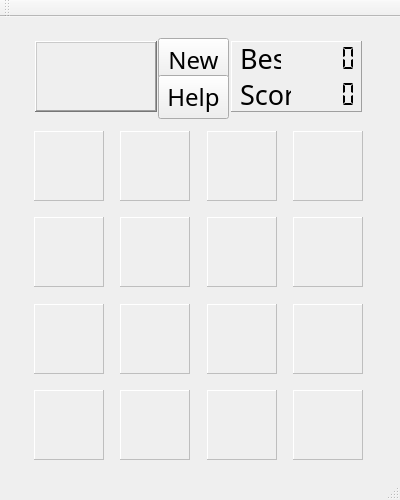
<?xml version="1.0" encoding="UTF-8"?>
<ui version="4.0">
 <class>MainWindow</class>
 <widget class="QMainWindow" name="MainWindow">
  <property name="geometry">
   <rect>
    <x>0</x>
    <y>0</y>
    <width>400</width>
    <height>500</height>
   </rect>
  </property>
  <property name="windowTitle">
   <string>MainWindow</string>
  </property>
  <widget class="QWidget" name="centralWidget">
   <widget class="QFrame" name="frame08">
    <property name="enabled">
     <bool>false</bool>
    </property>
    <property name="geometry">
     <rect>
      <x>293</x>
      <y>200</y>
      <width>70</width>
      <height>70</height>
     </rect>
    </property>
    <property name="autoFillBackground">
     <bool>false</bool>
    </property>
    <property name="frameShape">
     <enum>QFrame::Panel</enum>
    </property>
    <property name="frameShadow">
     <enum>QFrame::Raised</enum>
    </property>
    <widget class="QLabel" name="label08">
     <property name="geometry">
      <rect>
       <x>0</x>
       <y>0</y>
       <width>70</width>
       <height>70</height>
      </rect>
     </property>
     <property name="text">
      <string/>
     </property>
     <property name="scaledContents">
      <bool>true</bool>
     </property>
    </widget>
   </widget>
   <widget class="QLCDNumber" name="currentScore">
    <property name="geometry">
     <rect>
      <x>287</x>
      <y>62</y>
      <width>71</width>
      <height>31</height>
     </rect>
    </property>
    <property name="focusPolicy">
     <enum>Qt::NoFocus</enum>
    </property>
    <property name="frameShape">
     <enum>QFrame::NoFrame</enum>
    </property>
    <property name="mode">
     <enum>QLCDNumber::Dec</enum>
    </property>
    <property name="segmentStyle">
     <enum>QLCDNumber::Flat</enum>
    </property>
   </widget>
   <widget class="QFrame" name="frame09">
    <property name="enabled">
     <bool>false</bool>
    </property>
    <property name="geometry">
     <rect>
      <x>34</x>
      <y>287</y>
      <width>70</width>
      <height>70</height>
     </rect>
    </property>
    <property name="autoFillBackground">
     <bool>false</bool>
    </property>
    <property name="frameShape">
     <enum>QFrame::Panel</enum>
    </property>
    <property name="frameShadow">
     <enum>QFrame::Raised</enum>
    </property>
    <widget class="QLabel" name="label09">
     <property name="geometry">
      <rect>
       <x>0</x>
       <y>0</y>
       <width>70</width>
       <height>70</height>
      </rect>
     </property>
     <property name="text">
      <string/>
     </property>
     <property name="scaledContents">
      <bool>true</bool>
     </property>
    </widget>
   </widget>
   <widget class="QFrame" name="frame14">
    <property name="enabled">
     <bool>false</bool>
    </property>
    <property name="geometry">
     <rect>
      <x>120</x>
      <y>373</y>
      <width>70</width>
      <height>70</height>
     </rect>
    </property>
    <property name="autoFillBackground">
     <bool>false</bool>
    </property>
    <property name="frameShape">
     <enum>QFrame::Panel</enum>
    </property>
    <property name="frameShadow">
     <enum>QFrame::Raised</enum>
    </property>
    <widget class="QLabel" name="label14">
     <property name="geometry">
      <rect>
       <x>0</x>
       <y>0</y>
       <width>70</width>
       <height>70</height>
      </rect>
     </property>
     <property name="text">
      <string/>
     </property>
     <property name="scaledContents">
      <bool>true</bool>
     </property>
    </widget>
   </widget>
   <widget class="QFrame" name="frame06">
    <property name="enabled">
     <bool>false</bool>
    </property>
    <property name="geometry">
     <rect>
      <x>120</x>
      <y>200</y>
      <width>70</width>
      <height>70</height>
     </rect>
    </property>
    <property name="autoFillBackground">
     <bool>false</bool>
    </property>
    <property name="frameShape">
     <enum>QFrame::Panel</enum>
    </property>
    <property name="frameShadow">
     <enum>QFrame::Raised</enum>
    </property>
    <widget class="QLabel" name="label06">
     <property name="geometry">
      <rect>
       <x>0</x>
       <y>0</y>
       <width>70</width>
       <height>70</height>
      </rect>
     </property>
     <property name="text">
      <string/>
     </property>
     <property name="scaledContents">
      <bool>true</bool>
     </property>
    </widget>
   </widget>
   <widget class="QFrame" name="frame07">
    <property name="enabled">
     <bool>false</bool>
    </property>
    <property name="geometry">
     <rect>
      <x>207</x>
      <y>200</y>
      <width>70</width>
      <height>70</height>
     </rect>
    </property>
    <property name="autoFillBackground">
     <bool>false</bool>
    </property>
    <property name="frameShape">
     <enum>QFrame::Panel</enum>
    </property>
    <property name="frameShadow">
     <enum>QFrame::Raised</enum>
    </property>
    <widget class="QLabel" name="label07">
     <property name="geometry">
      <rect>
       <x>0</x>
       <y>0</y>
       <width>70</width>
       <height>70</height>
      </rect>
     </property>
     <property name="text">
      <string/>
     </property>
     <property name="scaledContents">
      <bool>true</bool>
     </property>
    </widget>
   </widget>
   <widget class="QPushButton" name="NewGameButton">
    <property name="geometry">
     <rect>
      <x>158</x>
      <y>21</y>
      <width>71</width>
      <height>44</height>
     </rect>
    </property>
    <property name="font">
     <font>
      <family>Eurostile</family>
      <pointsize>18</pointsize>
     </font>
    </property>
    <property name="mouseTracking">
     <bool>true</bool>
    </property>
    <property name="focusPolicy">
     <enum>Qt::NoFocus</enum>
    </property>
    <property name="contextMenuPolicy">
     <enum>Qt::DefaultContextMenu</enum>
    </property>
    <property name="text">
     <string>New</string>
    </property>
   </widget>
   <widget class="QFrame" name="frame15">
    <property name="enabled">
     <bool>false</bool>
    </property>
    <property name="geometry">
     <rect>
      <x>207</x>
      <y>373</y>
      <width>70</width>
      <height>70</height>
     </rect>
    </property>
    <property name="autoFillBackground">
     <bool>false</bool>
    </property>
    <property name="frameShape">
     <enum>QFrame::Panel</enum>
    </property>
    <property name="frameShadow">
     <enum>QFrame::Raised</enum>
    </property>
    <widget class="QLabel" name="label15">
     <property name="geometry">
      <rect>
       <x>0</x>
       <y>0</y>
       <width>70</width>
       <height>70</height>
      </rect>
     </property>
     <property name="text">
      <string/>
     </property>
     <property name="scaledContents">
      <bool>true</bool>
     </property>
    </widget>
   </widget>
   <widget class="QLCDNumber" name="bestScore">
    <property name="geometry">
     <rect>
      <x>287</x>
      <y>26</y>
      <width>71</width>
      <height>31</height>
     </rect>
    </property>
    <property name="font">
     <font>
      <family>Kino MT</family>
      <pointsize>10</pointsize>
     </font>
    </property>
    <property name="focusPolicy">
     <enum>Qt::NoFocus</enum>
    </property>
    <property name="layoutDirection">
     <enum>Qt::LeftToRight</enum>
    </property>
    <property name="autoFillBackground">
     <bool>false</bool>
    </property>
    <property name="frameShape">
     <enum>QFrame::NoFrame</enum>
    </property>
    <property name="frameShadow">
     <enum>QFrame::Raised</enum>
    </property>
    <property name="segmentStyle">
     <enum>QLCDNumber::Flat</enum>
    </property>
   </widget>
   <widget class="QFrame" name="frame12">
    <property name="enabled">
     <bool>false</bool>
    </property>
    <property name="geometry">
     <rect>
      <x>293</x>
      <y>287</y>
      <width>70</width>
      <height>70</height>
     </rect>
    </property>
    <property name="autoFillBackground">
     <bool>false</bool>
    </property>
    <property name="frameShape">
     <enum>QFrame::Panel</enum>
    </property>
    <property name="frameShadow">
     <enum>QFrame::Raised</enum>
    </property>
    <widget class="QLabel" name="label12">
     <property name="geometry">
      <rect>
       <x>0</x>
       <y>0</y>
       <width>70</width>
       <height>70</height>
      </rect>
     </property>
     <property name="text">
      <string/>
     </property>
     <property name="scaledContents">
      <bool>true</bool>
     </property>
    </widget>
   </widget>
   <widget class="QFrame" name="frame03">
    <property name="enabled">
     <bool>false</bool>
    </property>
    <property name="geometry">
     <rect>
      <x>207</x>
      <y>114</y>
      <width>70</width>
      <height>70</height>
     </rect>
    </property>
    <property name="autoFillBackground">
     <bool>false</bool>
    </property>
    <property name="frameShape">
     <enum>QFrame::Panel</enum>
    </property>
    <property name="frameShadow">
     <enum>QFrame::Raised</enum>
    </property>
    <widget class="QLabel" name="label03">
     <property name="geometry">
      <rect>
       <x>0</x>
       <y>0</y>
       <width>70</width>
       <height>70</height>
      </rect>
     </property>
     <property name="text">
      <string/>
     </property>
     <property name="scaledContents">
      <bool>true</bool>
     </property>
    </widget>
   </widget>
   <widget class="QLabel" name="label_3">
    <property name="geometry">
     <rect>
      <x>231</x>
      <y>24</y>
      <width>131</width>
      <height>71</height>
     </rect>
    </property>
    <property name="frameShape">
     <enum>QFrame::Panel</enum>
    </property>
    <property name="frameShadow">
     <enum>QFrame::Raised</enum>
    </property>
    <property name="text">
     <string/>
    </property>
   </widget>
   <widget class="QPushButton" name="HelpButton">
    <property name="geometry">
     <rect>
      <x>158</x>
      <y>58</y>
      <width>71</width>
      <height>44</height>
     </rect>
    </property>
    <property name="font">
     <font>
      <family>Eurostile</family>
      <pointsize>18</pointsize>
     </font>
    </property>
    <property name="mouseTracking">
     <bool>true</bool>
    </property>
    <property name="focusPolicy">
     <enum>Qt::NoFocus</enum>
    </property>
    <property name="contextMenuPolicy">
     <enum>Qt::DefaultContextMenu</enum>
    </property>
    <property name="text">
     <string>Help</string>
    </property>
   </widget>
   <widget class="QFrame" name="frame16">
    <property name="enabled">
     <bool>false</bool>
    </property>
    <property name="geometry">
     <rect>
      <x>293</x>
      <y>373</y>
      <width>70</width>
      <height>70</height>
     </rect>
    </property>
    <property name="autoFillBackground">
     <bool>false</bool>
    </property>
    <property name="frameShape">
     <enum>QFrame::Panel</enum>
    </property>
    <property name="frameShadow">
     <enum>QFrame::Raised</enum>
    </property>
    <widget class="QLabel" name="label16">
     <property name="geometry">
      <rect>
       <x>0</x>
       <y>0</y>
       <width>70</width>
       <height>70</height>
      </rect>
     </property>
     <property name="text">
      <string/>
     </property>
     <property name="scaledContents">
      <bool>true</bool>
     </property>
    </widget>
   </widget>
   <widget class="QLabel" name="label_2">
    <property name="geometry">
     <rect>
      <x>240</x>
      <y>62</y>
      <width>51</width>
      <height>31</height>
     </rect>
    </property>
    <property name="font">
     <font>
      <family>Eurostile</family>
      <pointsize>20</pointsize>
     </font>
    </property>
    <property name="frameShape">
     <enum>QFrame::NoFrame</enum>
    </property>
    <property name="frameShadow">
     <enum>QFrame::Raised</enum>
    </property>
    <property name="text">
     <string>Score</string>
    </property>
   </widget>
   <widget class="QLabel" name="label_4">
    <property name="geometry">
     <rect>
      <x>35</x>
      <y>24</y>
      <width>122</width>
      <height>71</height>
     </rect>
    </property>
    <property name="autoFillBackground">
     <bool>true</bool>
    </property>
    <property name="frameShape">
     <enum>QFrame::WinPanel</enum>
    </property>
    <property name="frameShadow">
     <enum>QFrame::Raised</enum>
    </property>
    <property name="text">
     <string/>
    </property>
    <property name="pixmap">
     <pixmap resource="res.qrc">:/icon/color.jpg</pixmap>
    </property>
    <property name="scaledContents">
     <bool>true</bool>
    </property>
   </widget>
   <widget class="QFrame" name="frame04">
    <property name="enabled">
     <bool>false</bool>
    </property>
    <property name="geometry">
     <rect>
      <x>293</x>
      <y>114</y>
      <width>70</width>
      <height>70</height>
     </rect>
    </property>
    <property name="autoFillBackground">
     <bool>false</bool>
    </property>
    <property name="frameShape">
     <enum>QFrame::Panel</enum>
    </property>
    <property name="frameShadow">
     <enum>QFrame::Raised</enum>
    </property>
    <widget class="QLabel" name="label04">
     <property name="geometry">
      <rect>
       <x>0</x>
       <y>0</y>
       <width>70</width>
       <height>70</height>
      </rect>
     </property>
     <property name="text">
      <string/>
     </property>
     <property name="scaledContents">
      <bool>true</bool>
     </property>
    </widget>
   </widget>
   <widget class="QFrame" name="frame05">
    <property name="enabled">
     <bool>false</bool>
    </property>
    <property name="geometry">
     <rect>
      <x>34</x>
      <y>200</y>
      <width>70</width>
      <height>70</height>
     </rect>
    </property>
    <property name="autoFillBackground">
     <bool>false</bool>
    </property>
    <property name="frameShape">
     <enum>QFrame::Panel</enum>
    </property>
    <property name="frameShadow">
     <enum>QFrame::Raised</enum>
    </property>
    <widget class="QLabel" name="label05">
     <property name="geometry">
      <rect>
       <x>0</x>
       <y>0</y>
       <width>70</width>
       <height>70</height>
      </rect>
     </property>
     <property name="text">
      <string/>
     </property>
     <property name="scaledContents">
      <bool>true</bool>
     </property>
    </widget>
   </widget>
   <widget class="QFrame" name="frame11">
    <property name="enabled">
     <bool>false</bool>
    </property>
    <property name="geometry">
     <rect>
      <x>207</x>
      <y>287</y>
      <width>70</width>
      <height>70</height>
     </rect>
    </property>
    <property name="autoFillBackground">
     <bool>false</bool>
    </property>
    <property name="frameShape">
     <enum>QFrame::Panel</enum>
    </property>
    <property name="frameShadow">
     <enum>QFrame::Raised</enum>
    </property>
    <widget class="QLabel" name="label11">
     <property name="geometry">
      <rect>
       <x>0</x>
       <y>0</y>
       <width>70</width>
       <height>70</height>
      </rect>
     </property>
     <property name="text">
      <string/>
     </property>
     <property name="scaledContents">
      <bool>true</bool>
     </property>
    </widget>
   </widget>
   <widget class="QFrame" name="frame10">
    <property name="enabled">
     <bool>false</bool>
    </property>
    <property name="geometry">
     <rect>
      <x>120</x>
      <y>287</y>
      <width>70</width>
      <height>70</height>
     </rect>
    </property>
    <property name="autoFillBackground">
     <bool>false</bool>
    </property>
    <property name="frameShape">
     <enum>QFrame::Panel</enum>
    </property>
    <property name="frameShadow">
     <enum>QFrame::Raised</enum>
    </property>
    <widget class="QLabel" name="label10">
     <property name="geometry">
      <rect>
       <x>0</x>
       <y>0</y>
       <width>70</width>
       <height>70</height>
      </rect>
     </property>
     <property name="text">
      <string/>
     </property>
     <property name="scaledContents">
      <bool>true</bool>
     </property>
    </widget>
   </widget>
   <widget class="QLabel" name="label">
    <property name="geometry">
     <rect>
      <x>240</x>
      <y>26</y>
      <width>41</width>
      <height>31</height>
     </rect>
    </property>
    <property name="font">
     <font>
      <family>Eurostile</family>
      <pointsize>20</pointsize>
     </font>
    </property>
    <property name="frameShape">
     <enum>QFrame::NoFrame</enum>
    </property>
    <property name="frameShadow">
     <enum>QFrame::Raised</enum>
    </property>
    <property name="text">
     <string>Best</string>
    </property>
   </widget>
   <widget class="QFrame" name="frame01">
    <property name="enabled">
     <bool>false</bool>
    </property>
    <property name="geometry">
     <rect>
      <x>34</x>
      <y>114</y>
      <width>70</width>
      <height>70</height>
     </rect>
    </property>
    <property name="autoFillBackground">
     <bool>false</bool>
    </property>
    <property name="frameShape">
     <enum>QFrame::Panel</enum>
    </property>
    <property name="frameShadow">
     <enum>QFrame::Raised</enum>
    </property>
    <widget class="QLabel" name="label01">
     <property name="geometry">
      <rect>
       <x>0</x>
       <y>0</y>
       <width>70</width>
       <height>70</height>
      </rect>
     </property>
     <property name="text">
      <string/>
     </property>
     <property name="scaledContents">
      <bool>true</bool>
     </property>
    </widget>
   </widget>
   <widget class="QFrame" name="frame02">
    <property name="enabled">
     <bool>false</bool>
    </property>
    <property name="geometry">
     <rect>
      <x>120</x>
      <y>114</y>
      <width>70</width>
      <height>70</height>
     </rect>
    </property>
    <property name="autoFillBackground">
     <bool>false</bool>
    </property>
    <property name="frameShape">
     <enum>QFrame::Panel</enum>
    </property>
    <property name="frameShadow">
     <enum>QFrame::Raised</enum>
    </property>
    <widget class="QLabel" name="label02">
     <property name="geometry">
      <rect>
       <x>0</x>
       <y>0</y>
       <width>70</width>
       <height>70</height>
      </rect>
     </property>
     <property name="text">
      <string/>
     </property>
     <property name="scaledContents">
      <bool>true</bool>
     </property>
    </widget>
   </widget>
   <widget class="QFrame" name="frame13">
    <property name="enabled">
     <bool>false</bool>
    </property>
    <property name="geometry">
     <rect>
      <x>34</x>
      <y>373</y>
      <width>70</width>
      <height>70</height>
     </rect>
    </property>
    <property name="autoFillBackground">
     <bool>false</bool>
    </property>
    <property name="frameShape">
     <enum>QFrame::Panel</enum>
    </property>
    <property name="frameShadow">
     <enum>QFrame::Raised</enum>
    </property>
    <widget class="QLabel" name="label13">
     <property name="geometry">
      <rect>
       <x>0</x>
       <y>0</y>
       <width>70</width>
       <height>70</height>
      </rect>
     </property>
     <property name="text">
      <string/>
     </property>
     <property name="scaledContents">
      <bool>true</bool>
     </property>
    </widget>
   </widget>
  </widget>
  <widget class="QToolBar" name="mainToolBar">
   <attribute name="toolBarArea">
    <enum>TopToolBarArea</enum>
   </attribute>
   <attribute name="toolBarBreak">
    <bool>false</bool>
   </attribute>
  </widget>
  <widget class="QStatusBar" name="statusBar"/>
 </widget>
 <layoutdefault spacing="6" margin="11"/>
 <resources>
  <include location="res.qrc"/>
 </resources>
 <connections/>
</ui>
